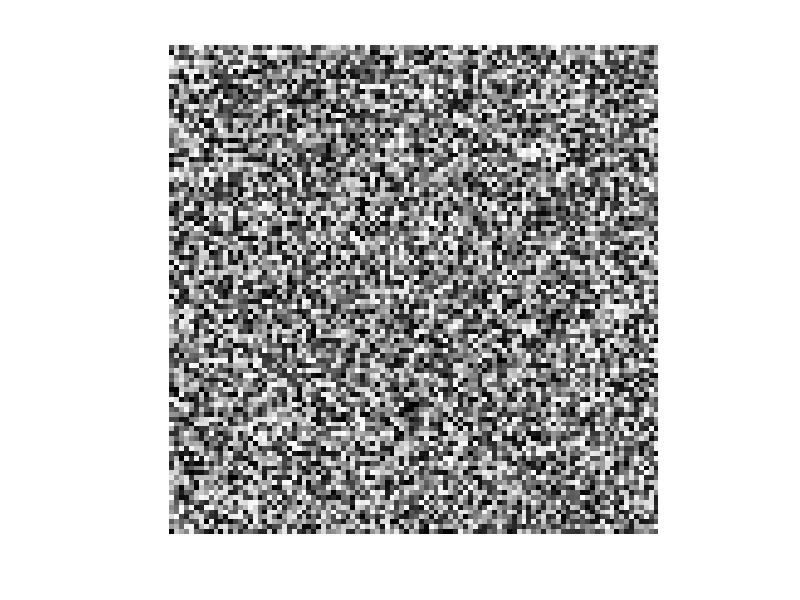

This figure's MATLAB source: (Note: this script raises an error after producing the figure.)
clc 
clear 
close all 


Dosis=rand(100,100,50).*0.03; 

max1=max(Dosis(:)); 

x=40; 
y=30;   

slice=20; 

figure(100)
imshow(Dosis(:,:,slice),[])
clim([0,max1])
colormap(jet)

b=Dosis(y,x,slice); 

IND=zeros(100,100,50); 
IND(10:60,20:60,slice)=1; 

figure(101)
imshow(IND(:,:,slice),[])

A=Dosis.*IND.*0.9;
a=A(y,x,slice); 

max2=max(A(:));
figure(101)
imshow(A(:,:,slice),[])
clim([0,max2])
colormap(jet)
